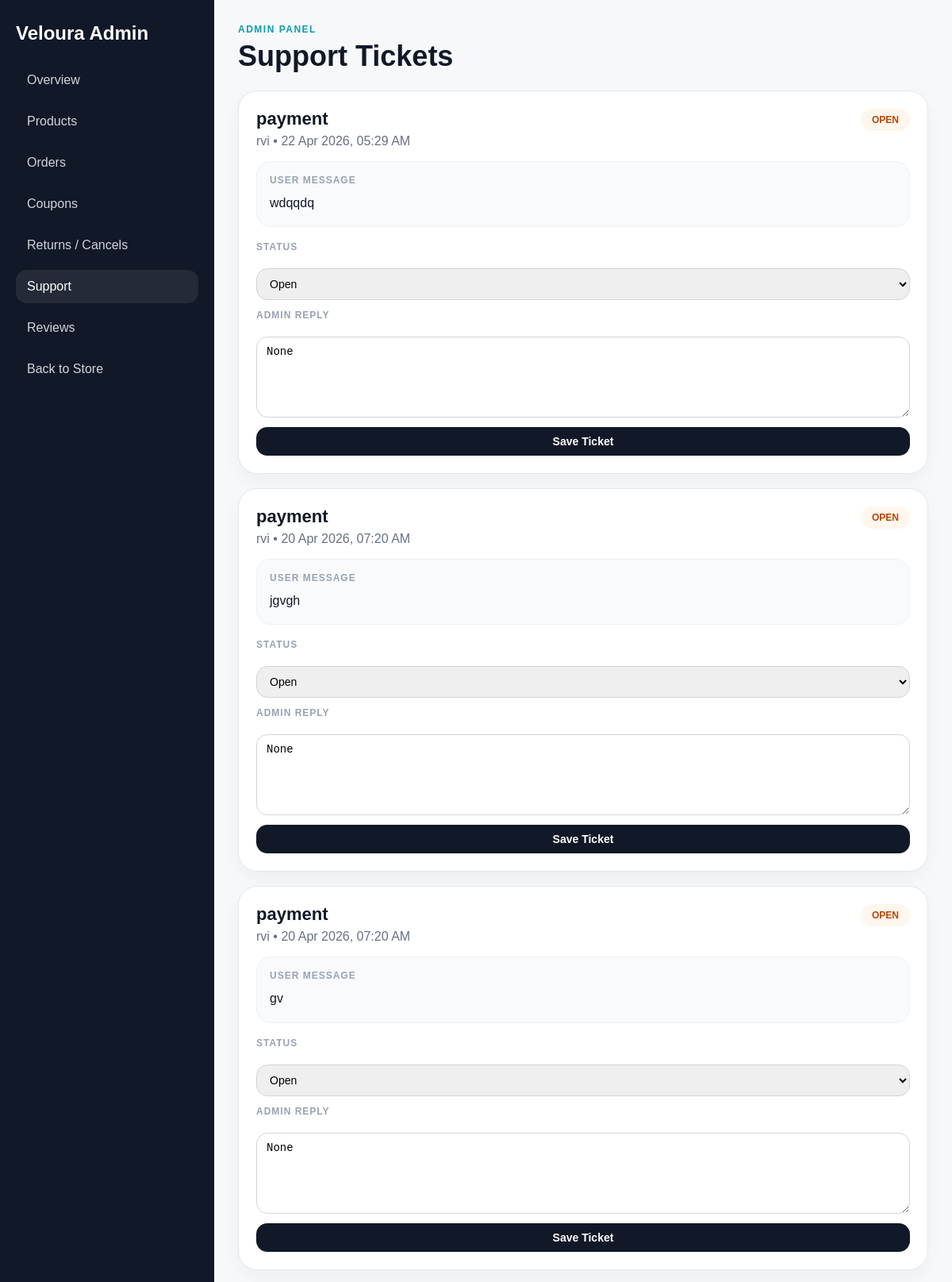
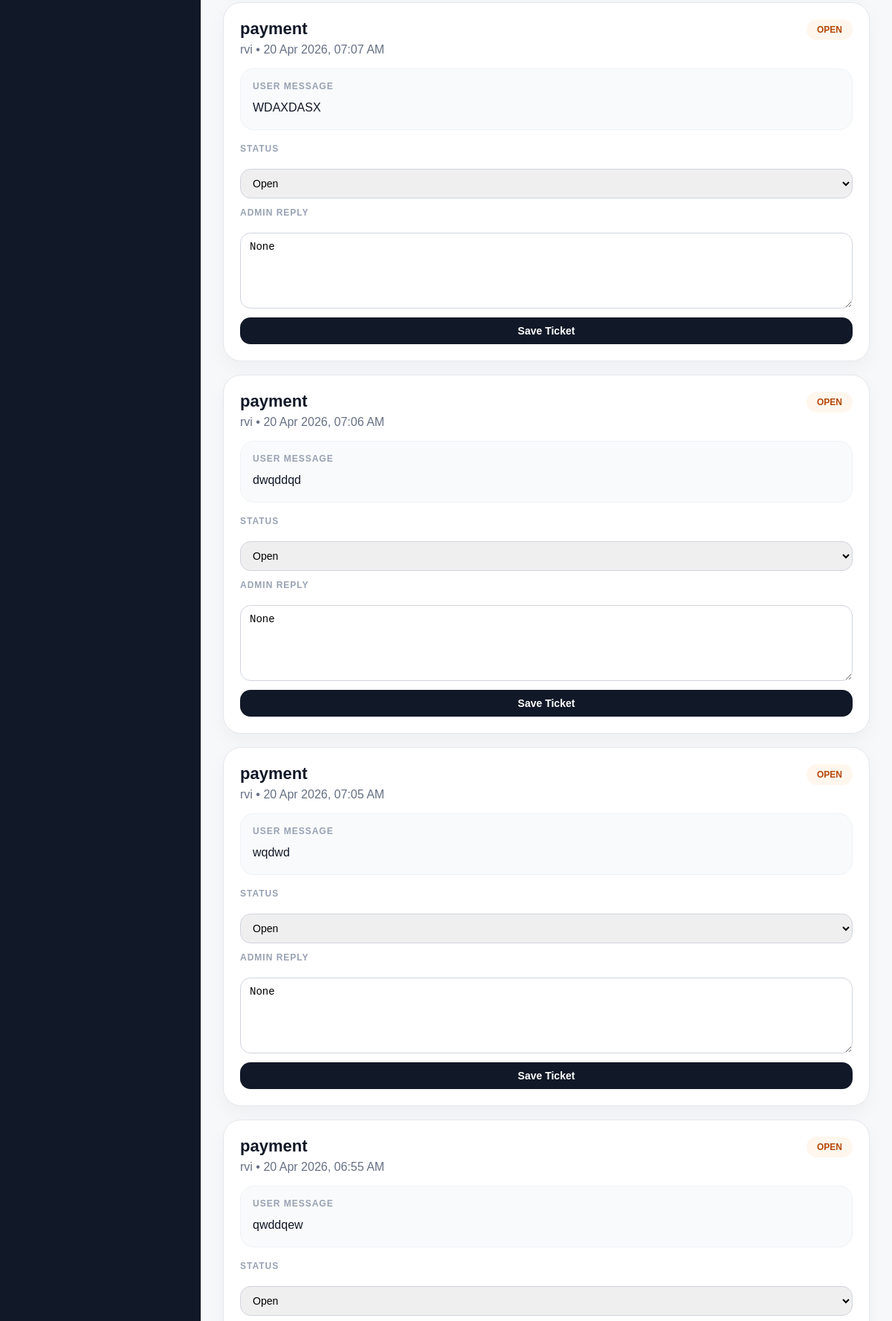
Page /dashboard/support/ (signed in, upper part) on the committed database (2 pictures, top to bottom).
### products/models.py (models this page shows, shortened)
class SupportTicket(models.Model):
    STATUS_CHOICES = [
        ('open', 'Open'),
        ('in_progress', 'In Progress'),
        ('resolved', 'Resolved'),
    ]
    user = models.ForeignKey(User, on_delete=models.CASCADE)
    subject = models.CharField(max_length=200)
    message = models.TextField()
    status = models.CharField(max_length=20, choices=STATUS_CHOICES, default='open')
    created_at = models.DateTimeField(auto_now_add=True)
    admin_reply = models.TextField(blank=True, null=True)

### products/views.py (the view)
# urls.py: path('dashboard/support/', views.dashboard_support_tickets, name='dashboard_support_tickets'),
@login_required
def dashboard_support_tickets(request):
    if not request.user.is_superuser:
        return redirect('/')
    tickets = SupportTicket.objects.select_related('user').order_by('-created_at')
    context = {
        'tickets': tickets,
    }
    return render(request, 'dashboard/support_tickets.html', context)

### products/context_processors.py (called while the page is built)
def cart_count(request):
    cart = request.session.get('cart', {})
    total_items = sum(item['quantity'] for item in cart.values())
    return {
        'cart_count': total_items
    }

def wishlist_count(request):
    wishlist = request.session.get('wishlist', {})
    return {
        'wishlist_count': len(wishlist)
    }

### templates/dashboard/support_tickets.html (shortened to what this page needs)
{% load static %}
<!DOCTYPE html>
<html lang="en">
<head>
    <link rel="stylesheet" href="{% static 'style.css' %}">
</head>
<body>
<section class="dashboard-shell">
    <aside class="dashboard-sidebar">
        <h2>Veloura Admin</h2>
        <a href="{% url 'dashboard_overview' %}">Overview</a>
        <a href="{% url 'dashboard_products' %}">Products</a>
        <a href="{% url 'dashboard_orders' %}">Orders</a>
        <a href="{% url 'dashboard_coupons' %}">Coupons</a>
        <a href="{% url 'dashboard_order_requests' %}">Returns / Cancels</a>
        <a href="{% url 'dashboard_support_tickets' %}" class="active">Support</a>
        <a href="{% url 'dashboard_reviews' %}">Reviews</a>
        <a href="{% url 'home' %}">Back to Store</a>
    </aside>
    <main class="dashboard-main">
        <div class="dashboard-page-head">
            <div>
                <p class="dashboard-kicker">Admin Panel</p>
                <h1>Support Tickets</h1>
            </div>
        </div>
        <div class="dashboard-ticket-grid">
            {% for ticket in tickets %}
            <div class="dashboard-ticket-card">
                <div class="dashboard-ticket-top">
                    <div>
                        <h3>{{ ticket.subject }}</h3>
                        <p>{{ ticket.user.username }} • {{ ticket.created_at|date:"d M Y, h:i A" }}</p>
                    </div>
                    <span class="dashboard-status-badge {{ ticket.status }}">
                        {{ ticket.get_status_display }}
                    </span>
                </div>
                <div class="dashboard-ticket-message">
                    <label>User Message</label>
                    <p>{{ ticket.message }}</p>
                </div>
                <form method="post" action="{% url 'dashboard_update_ticket' ticket.id %}" class="dashboard-ticket-form">
                    <label>Status</label>
                    <select name="status">
                        <option value="open" {% if ticket.status == 'open' %}selected{% endif %}>Open</option>
                    </select>
                    <label>Admin Reply</label>
                    <textarea name="admin_reply" rows="5" placeholder="Write your reply...">{{ ticket.admin_reply }}</textarea>
                    <button type="submit">Save Ticket</button>
                </form>
            </div>
            {% empty %}
            <div class="dashboard-empty-state">
                <h3>No support tickets yet</h3>
                <p>Support requests from users will appear here.</p>
            </div>
            {% endfor %}
        </div>
    </main>
</section>
</body>
</html>

### rows in the picture
SupportTicket: subject "payment", user.username "rvi", created_at "22 Apr 2026, 05:29 AM", status "OPEN", message "wdqqdq", status "Open", admin_reply "None"
SupportTicket: subject "payment", user.username "rvi", created_at "20 Apr 2026, 07:20 AM", status "OPEN", message "jgvgh", status "Open", admin_reply "None"
SupportTicket: subject "payment", user.username "rvi", created_at "20 Apr 2026, 07:20 AM", status "OPEN", message "gv", status "Open", admin_reply "None"
SupportTicket: subject "payment", user.username "rvi", created_at "20 Apr 2026, 07:07 AM", status "OPEN", message "WDAXDASX", status "Open", admin_reply "None"
SupportTicket: subject "payment", user.username "rvi", created_at "20 Apr 2026, 07:06 AM", status "OPEN", message "dwqddqd", status "Open", admin_reply "None"
SupportTicket: subject "payment", user.username "rvi", created_at "20 Apr 2026, 07:05 AM", status "OPEN", message "wqdwd", status "Open", admin_reply "None"
SupportTicket: subject "payment", user.username "rvi", created_at "20 Apr 2026, 06:55 AM", status "OPEN", message "qwddqew", status "Open"
